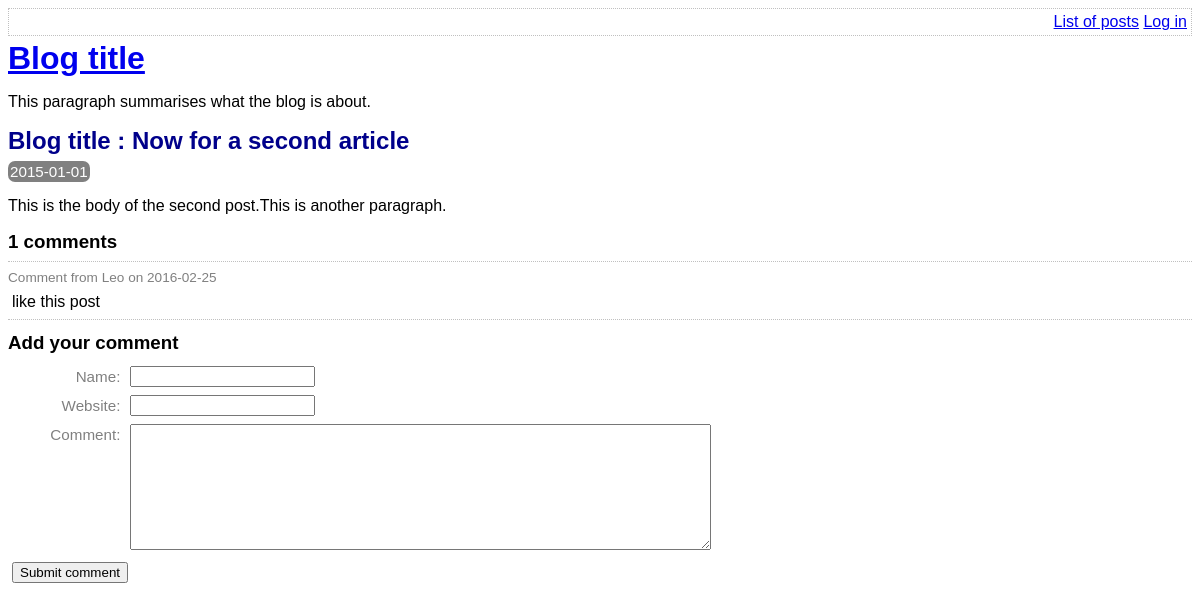
The page /view-post.php?id=2 on the database its author committed.
### tables this page shows
CREATE TABLE post (
    id int AUTO_INCREMENT,
    title varchar(255) NOT NULL,
    body varchar(255),
    user_id int NOT NULL,
    created_at date,
    updated_at date,
    PRIMARY KEY(id),
    FOREIGN KEY (user_id) REFERENCES user (id)
);

CREATE TABLE comment (
    id int AUTO_INCREMENT,
    post_id int NOT NULL,
    created_at date,
    name varchar(255) NOT NULL,
    website varchar(255),
    text varchar(255) NOT NULL,
    PRIMARY KEY(id),
    FOREIGN KEY (post_id) REFERENCES post (id)
);

### lib/view-post.php (called while the page is built, shortened)
<?php
require_once "common.php";
function getPostRow(mysqli $conn, $id)
{
    $stmt = $conn->prepare(
        'SELECT
            title, created_at, body
        FROM
            post
        WHERE
            id = ?'
    );
    $stmt->bind_param("i", $id);
    $result = $stmt->execute();
    return $stmt->get_result()->fetch_assoc();
}

### view-post.php (the view, shortened to what this page needs)
<?php
require_once "lib/common.php";
require_once "lib/view-post.php";
$msgs = [];
if (!$conn) {
    $conn = getConnectionInst();
}
if (isset($_GET["id"])) {
    $id = $_GET["id"];
} else {
    $id = 0;
}
if ($conn->connect_error) {
    array_push($msgs, $conn->connect_error);
} else {
    $result = getPostRow($conn, $id);
}
?>
<!DOCTYPE html>
<html>
<head>
    <?php require 'templates/head.php' ?>
</head>
<body>
    <?php require "templates/title.php"; ?>
    <div class="post">
        <h2>Blog title : <?php echo htmlEscape($result['title']) ?></h2>
        <p class="date"><?php echo htmlEscape($result['created_at']) ?></p>
        <p><?php echo convertNewlinesToParagraphs($result['body']) ?></p>
    </div>
    <?php require "templates/list-comments.php" ?>
    <?php require "templates/comment-form.php" ?>
</body>
</html>

### lib/common.php (shortened to what this page needs)
<?php
function htmlEscape($html)
{
    return htmlspecialchars($html, ENT_HTML5, 'UTF-8');
}
function getPostComments(mysqli $conn, $id)
{
    $sql = "select * from comment where post_id = ?";
    $stmt = $conn->prepare($sql);
    $stmt->bind_param('i', $id);
    $stmt->execute();
    return $stmt->get_result()->fetch_all(MYSQLI_ASSOC);
}
function convertNewlinesToParagraphs($text)
{
    $escaped = htmlEscape($text);
    return '<p>' . str_replace("\n", "</p><p>", $escaped) . '</p>';
}

### templates/list-comments.php (shortened to what this page needs)
<form action="view-post.php?action=delete-comment&amp;id=<?php echo $id ?>&amp;" method="post" class="comment-list">
    <h3><?php echo count(getPostComments($conn, $id)) ?> comments</h3>
    <?php foreach (getPostComments($conn, $id) as $comment) : ?>
        <div class="comment">
            <div class="comment-meta">
                Comment from
                <?php echo htmlEscape($comment['name']) ?>
                on
                <?php echo $comment['created_at'] ?>
            </div>
            <div class="comment-body">
                <?php echo convertNewlinesToParagraphs($comment['text']) ?>
            </div>
        </div>
    <?php endforeach ?>
</form>

### assets/main.css (style rules this page uses)
h1, h2, h3 { margin-top: 0; margin-bottom: 8px; }
body { font-family: sans-serif; }
.post-synopsis h2, .post h2 { color: darkblue; }
.post .date, .post-synopsis .meta { color: white; background-color: grey; border-radius: 7px; padding: 2px; display: inline; font-size: 0.95em; }
.comment .comment-meta { font-size: 0.85em; color: grey; border-top: 1px dotted silver; padding-top: 8px; }
.comment-body p { margin: 8px 4px; }
.comment-list { border-bottom: 1px dotted silver; margin-bottom: 12px; }

### rows shown on the page
post: title "Now for a second article", created_at "2015-01-01", body "This is the body of the second post.This is another paragraph."
comment: name "Leo", created_at "2016-02-25", text "like this post"

### other values the page prints
count(getPostComments($conn, $id)) "1"
